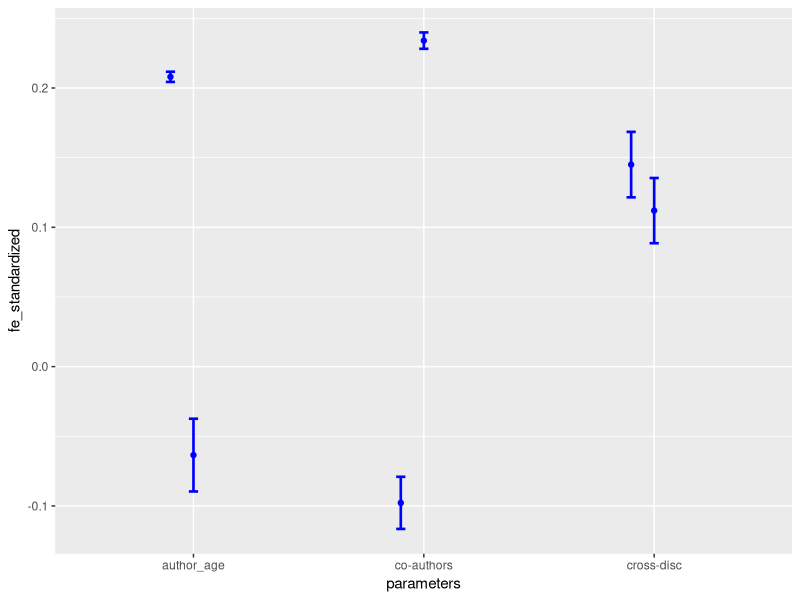

Source code (R):
library(ggplot2)
library(dplyr)
library(forcats)

df_all <- data.frame(parameters = c("co-authors", "author_age", "cross-disc"),
                 fe_standardized = c(0.208, -0.0978, 0.145),
                 fe_stand_error = c(0.00365, 0.0187, 0.0235))

df_xd <- data.frame(parameters = c("co-authors", "author_age", "cross-disc"),
                 fe_standardized = c(0.234, -0.0635, 0.112),
                 fe_stand_error = c(0.00588, 0.0261, 0.0234))

df_matched <- data.frame(parameters = c("co-authors", "author_age", "cross-disc"),
                      fe_standardized = c(0.373, 0.491, 0.135),
                      fe_stand_error = c(0.0333, 0.0519, 0.0471))


fig5B <- ggplot(df_xd, aes(x=parameters, y=fe_standardized))

fig5B + 
  geom_point(data = df_xd, 
             colour = "blue", size = 1.5) +
  geom_errorbar(aes(ymin = fe_standardized + fe_stand_error, 
                    ymax = fe_standardized - fe_stand_error),
                width=0.04, colour = "blue", size=0.9) +
  
  geom_point(data = df_all, 
             aes(x = c(0.9, 1.9, 2.9), y=fe_standardized),
             colour = "blue", size = 1.5) +
  geom_errorbar(data = df_all, 
                aes(x=c(0.9, 1.9, 2.9),
                    ymin = fe_standardized + fe_stand_error, 
                    ymax = fe_standardized - fe_stand_error), 
                width=0.04, colour = "blue", size=0.9)
